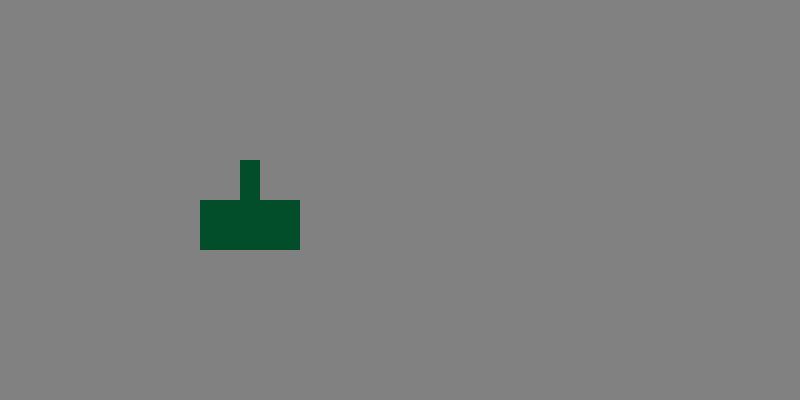
Frame 1 (no input)
Frame 60 (the mouse pressed at the canvas centre just before this capture): identical to frame 1, image omitted
Frame 120 (the mouse held since frame 60 and released just before this capture): identical to frame 1, image omitted

The Processing sketch that drew this single still picture (run headless with seeded random() and noise(); from frame 60 on, the mouse is pressed at the canvas centre):

// Processing sketch: sketch_251106b
// ── sketch_251106b.pde
class Defender {
  int x;
  int y;
  int dX = 4;
  color colour;

  Defender(int x, int y, color col) {
    this.x = x;
    this.y = y;
    this.colour = col;
  }

  void render() {
    noStroke();
    fill(colour);

    rect(x, y, 100, 50);
    rect(x+40, y-40, 20, 40);
  }

  void move() {
    if (keyPressed) {
      if (key == CODED) {
        if (keyCode == LEFT) {
          x = x - 50;
        }

        if (keyCode == RIGHT) {
          x = x + 50;
        }
        
        if (keyCode == UP) {
          y = y - 25;
        }

        if (keyCode == DOWN) {
          y = y + 25;
        }
      }
    }
    
    x = constrain(x, 0, width - 100);
    y = constrain(y, 30, height - 50);
  }
}

  Defender defender1 = new Defender(200, 200, color(2, 78, 42));
  // Defender defender2 = new Defender(400, 200, color(2, 128, 42));

  void setup () {
    size(800, 400);
    background(129);
  }

  void draw() {
    background(129);
    defender1.render();
    defender1.move();
  }
